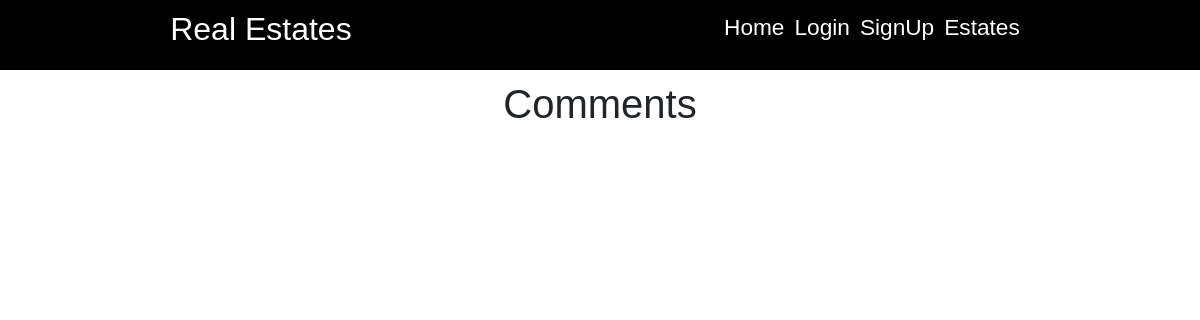
Page /detail/1/comments/ on the earlier database version.
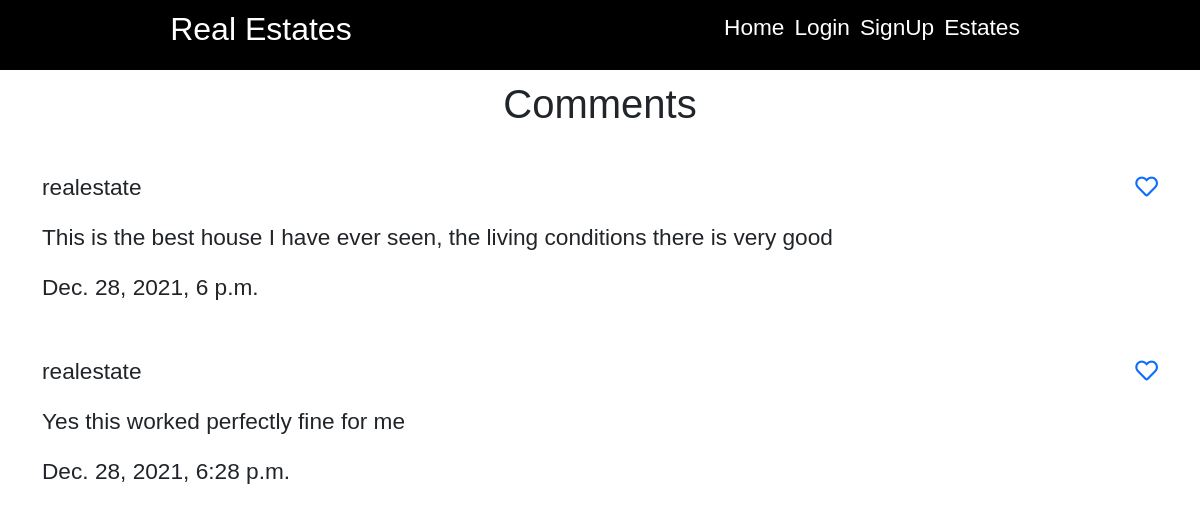
Same page on the later database version.
### core/models.py (models this page shows, shortened)
class Comment(models.Model):
    user=models.ForeignKey(User, on_delete=models.CASCADE)
    house = models.ForeignKey("House", related_name="comments", on_delete=models.DO_NOTHING)
    comment = models.TextField(max_length=100)
    date_added = models.DateTimeField(auto_now_add=True)

### core/views.py (the view)
# urls.py: path('detail/<str:pk>/comments/', post_comments, name="comments"),
def post_comments(request, pk):
    estates = House.objects.get(id=pk)
    context={
        'estates': estates
    }
    return render(request, 'core/comments.html', context)

### templates/core/comments.html
{% extends 'core/base.html' %}
    {% block body %}
        <div class="comment">
            <div class="container">
                <div class="comment-section">
                    <h1 class="text-center">Comments</h1><br>
                    {% for comment in estates.comments.all %}
                        <div class="com1 d-flex justify-content-between">
                            <div class="comment-section">
                                <p>{{ comment.user }}</p>
                                <p>{{ comment.comment }}</p>
                                <p>{{ comment.date_added }}</p>
                            </div>
                            <a href=""><i class="far fa-heart"></i></a>
                        </div><br>
                    {% endfor %}
                </div>
            </div>
        </div>
    {% endblock %}

Differences in the rows shown:
added Comment: user "realestate", comment "This is the best house I have ever seen, the living conditions there is very good", date_added "Dec. 28, 2021, 6 p.m."
added Comment: user "realestate", comment "Yes this worked perfectly fine for me", date_added "Dec. 28, 2021, 6:28 p.m."
